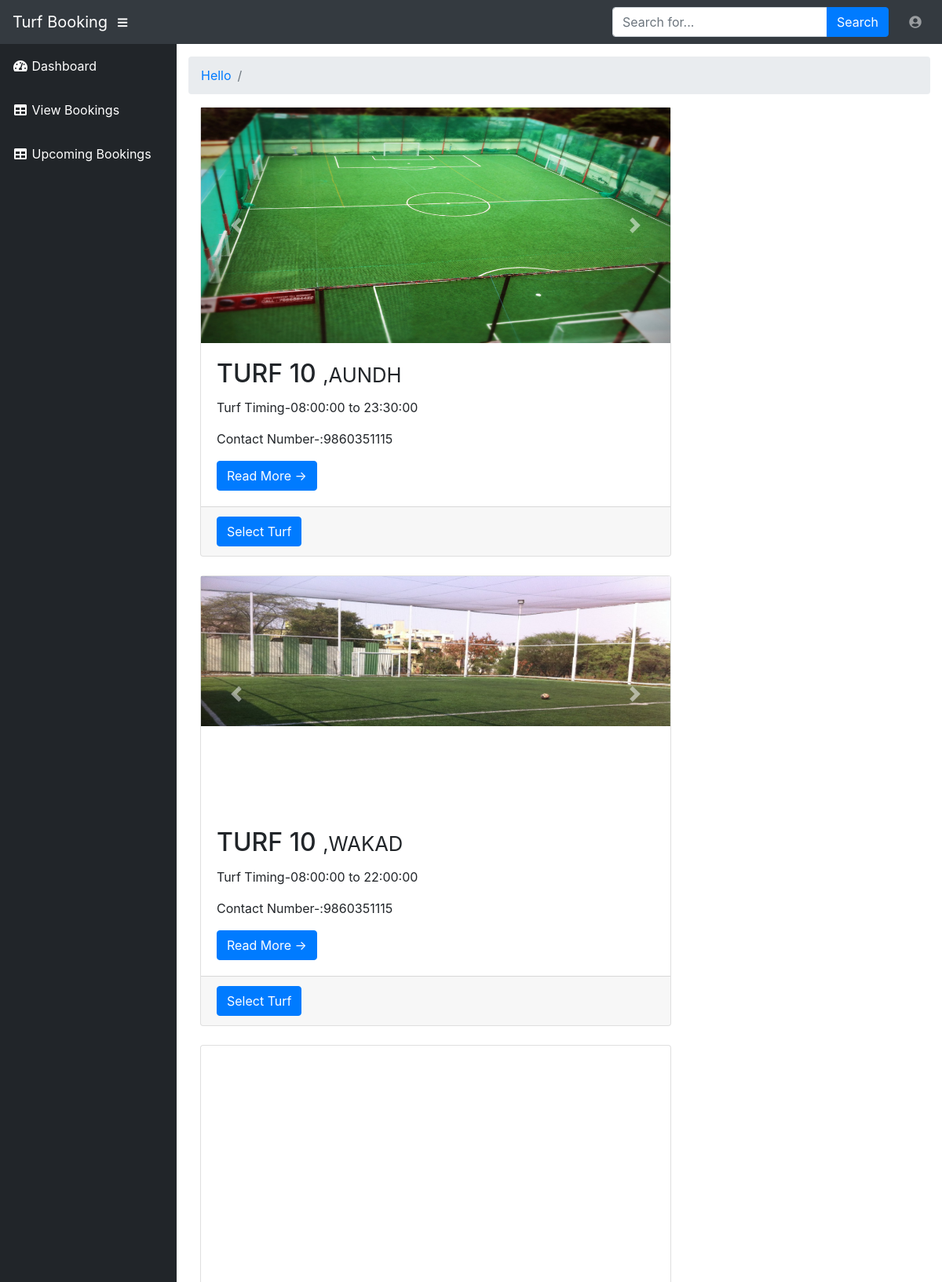
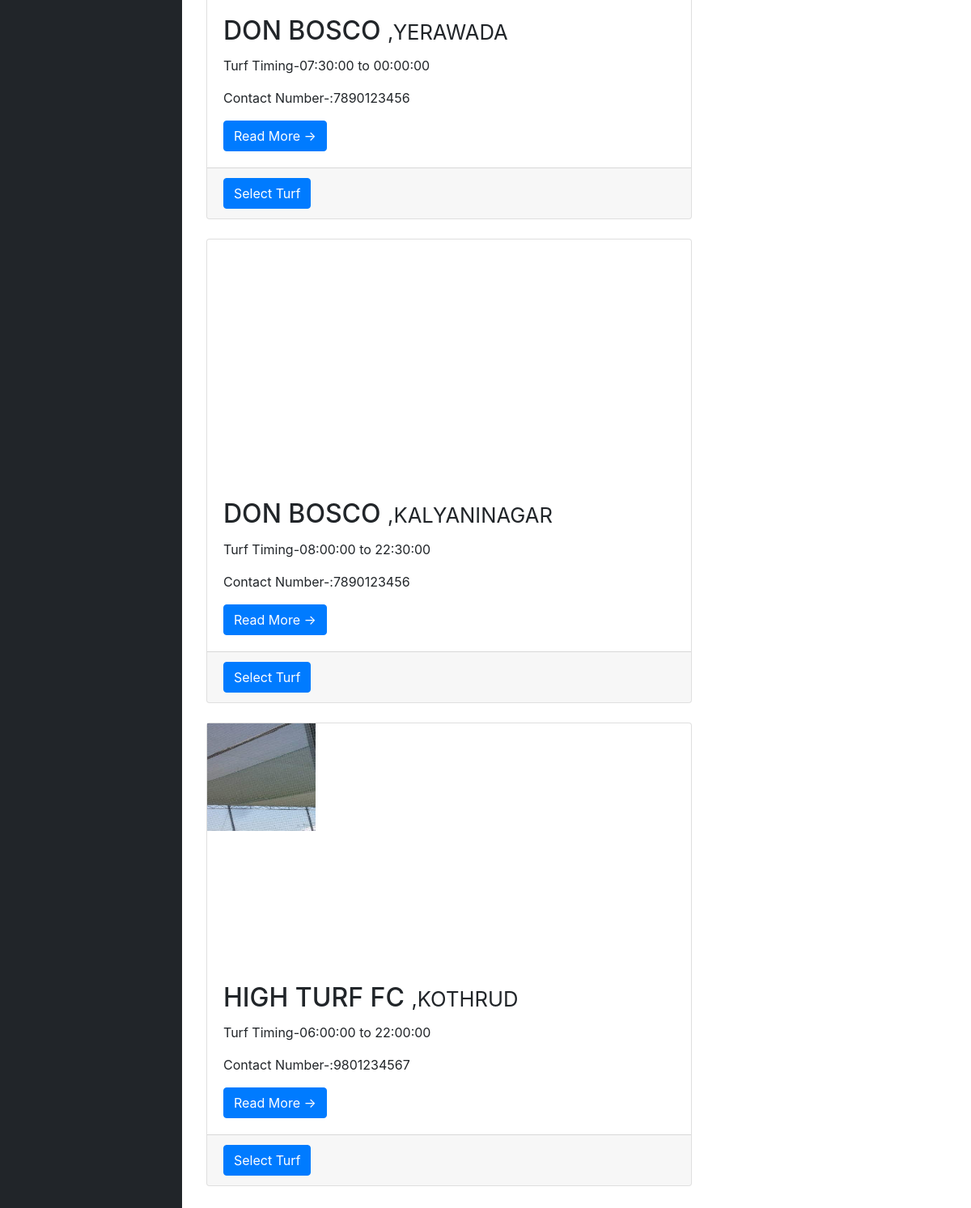
The app's page /tessst/book.php (signed in) with its own data (2 pictures, top to bottom).
### tables this page shows
CREATE TABLE `TurfDetails` (
  `id` int(11) NOT NULL,
  `turfName` varchar(255) NOT NULL,
  `turfArea` varchar(255) NOT NULL,
  `managerName` varchar(255) NOT NULL,
  `managerMobile` varchar(255) NOT NULL,
  `totalGrounds` int(11) NOT NULL,
  `openingTime` time NOT NULL,
  `closingTime` time NOT NULL,
  `foodCourt` varchar(255) NOT NULL,
  `turfImages1` text DEFAULT NULL,
  `turfImages2` text DEFAULT NULL,
  `analysis` text DEFAULT NULL
);

### tessst/book.php (the view, shortened to what this page needs)
<?php include "includes/header.php" ; ?>
<?php include "includes/navbar.php" ; ?>
<?php include "includes/sidebar.php" ; ?>
<div id="content-wrapper">
      <div class="container-fluid">
        <ol class="breadcrumb">
          <li class="breadcrumb-item">
            <a href="index.php">Hello</a>
          </li>
          <li class="breadcrumb-item active"><?php echo $_SESSION['userName_back'];?></li>
        </ol>
        <div class="col-md-8">
        <?php
               $query = "SELECT * FROM TurfDetails LIMIT 5 ";
               $query_result = mysqli_query($connection,$query);
               if($query_result)
               {
                   while($row = mysqli_fetch_assoc($query_result))
                   {
                       $id = $row['id'];
                       $turfName = $row['turfName'];
                       $turfArea = $row['turfArea'];
                       $openingTime = $row['openingTime'];
                       $closingTime = $row['closingTime'];
                       $turfImages1 = $row['turfImages1'];
                       $turfImages2 = $row['turfImages2'];
                       $managerMobile = $row['managerMobile'];
                       echo
                       " <div class='card mb-4'>
                        <div id='carouselExampleFade' class='carousel slide carousel-fade' data-ride='carouse'>
                        <div class='carousel-inner'>
                          <div class='carousel-item active'>
                            <img src='../images/$turfImages1' height='300px'  class='d-block w-100' alt='...'>
                          </div>
                          <div class='carousel-item'>
                            <img src='../images/$turfImages2' height='300px'  class='d-block w-100' alt=''...'>
                          </div>
                          <div class='carousel-item'>
                            <img src='../images/$turfImages1' height='300px'  class='d-block w-100' alt='...'>
                          </div>
                        </div>
                        <a class='carousel-control-prev' href='#carouselExampleFade' role='button' data-slide='prev'>
                          <span class='carousel-control-prev-icon' aria-hidden='true'></span>
                          <span class='sr-only'>Previous</span>
                        </a>
                        <a class='carousel-control-next' href='#carouselExampleFade' role='button' data-slide='next'>
                          <span class='carousel-control-next-icon' aria-hidden='true'></span>
                          <span class='sr-only'>Next</span>
                        </a>
                      </div>
                       <div class='card-body'>
                         <h2 class='card-title'>$turfName  <small>,$turfArea</small></h2>
                         <p class='card-text'>Turf Timing-$openingTime to $closingTime </p>
                         <p class='card-text'>Contact Number-:$managerMobile  </p>
                         <a href='read.php?readbook=$id' class='btn btn-primary'>Read More &rarr;</a>
                       </div>
                       <div class='card-footer text-muted'>
                         <button type='button' class='btn btn-primary' data-toggle='modal' data-target='#exampleModalCenter'>
                         Select Turf
                       </button>
                       </div>
                     </div> ";
                   }
               }
               else
               {
                   echo "Error in query";
               }
              ?>
         </div>
      </div>
   <?php include "includes/footer.php" ; ?>

### records on screen
turfdetails: turfImages1 (picture), turfName "TURF 10", turfArea "AUNDH", openingTime "08:00:00", closingTime "23:30:00", managerMobile "9860351115"
turfdetails: turfImages1 (picture), turfName "TURF 10", turfArea "WAKAD", openingTime "08:00:00", closingTime "22:00:00", managerMobile "9860351115"
turfdetails: turfImages1 (picture), turfName "DON BOSCO", turfArea "YERAWADA", openingTime "07:30:00", closingTime "00:00:00", managerMobile "7890123456"
turfdetails: turfImages1 (picture), turfName "DON BOSCO", turfArea "KALYANINAGAR", openingTime "08:00:00", closingTime "22:30:00", managerMobile "7890123456"
turfdetails: turfImages1 (picture), turfName "HIGH TURF FC", turfArea "KOTHRUD", openingTime "06:00:00", closingTime "22:00:00", managerMobile "9801234567"
